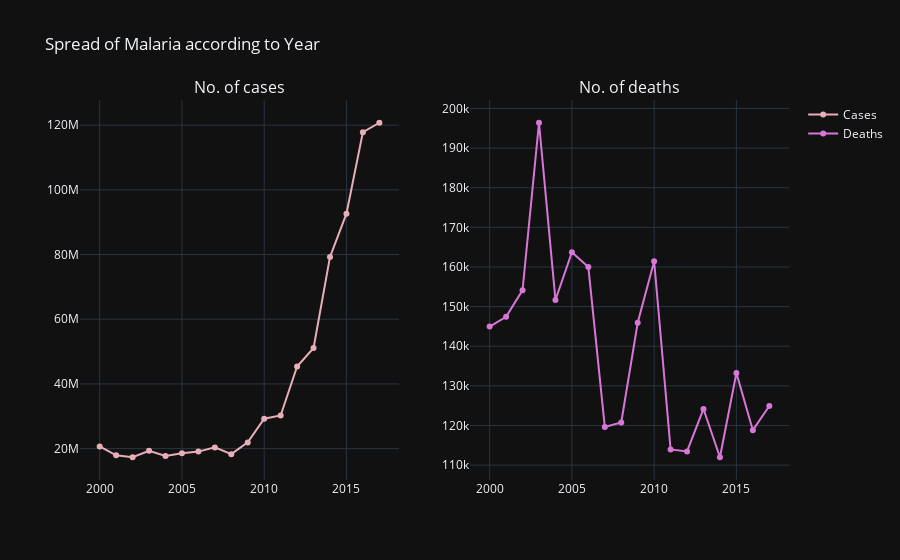

The notebook cell saved with this chart:
### Code cell
fig = make_subplots(rows=1,cols=2,column_titles = ('No. of cases','No. of deaths'))
trace_1 = go.Scatter(x=yrgroup['Year'],y=yrgroup['No.of_cases'],name='Cases',opacity=0.9,mode='lines+markers',line_color='pink')
trace_2 = go.Scatter(x=yrgroup['Year'],y=yrgroup['No.of_deaths'],name='Deaths',opacity=0.9,mode='lines+markers',line_color='violet')
fig.append_trace(trace_1,1,1)
fig.append_trace(trace_2,1,2)
fig.update_layout(title_text="Spread of Malaria according to Year")
fig.show()

### Figure 1 — Plotly figure (JSON) as saved in the notebook; plotly's stock layout.template omitted (floating-point values rounded to 4 significant figures)
{"data": [{"line": {"color": "pink"}, "mode": "lines+markers", "name": "Cases", "opacity": 0.9, "type": "scatter", "x": [2000, 2001, 2002, 2003, 2004, 2005, 2006, 2007, 2008, 2009, 2010, 2011, 2012, 2013, 2014, 2015, 2016, 2017], "xaxis": "x", "y": [20680000.0, 17940000.0, 17330000.0, 19310000.0, 17730000.0, 18570000.0, 19070000.0, 20380000.0, 18290000.0, 21920000.0, 29230000.0, 30240000.0, 45380000.0, 51120000.0, 79260000.0, 92620000.0, 117800000.0, 120700000.0], "yaxis": "y"}, {"line": {"color": "violet"}, "mode": "lines+markers", "name": "Deaths", "opacity": 0.9, "type": "scatter", "x": [2000, 2001, 2002, 2003, 2004, 2005, 2006, 2007, 2008, 2009, 2010, 2011, 2012, 2013, 2014, 2015, 2016, 2017], "xaxis": "x2", "y": [145000.0, 147400.0, 154200.0, 196400.0, 151700.0, 163700.0, 160000.0, 119600.0, 120800.0, 145900.0, 161400.0, 114000.0, 113500.0, 124200.0, 112000.0, 133200.0, 118800.0, 124900.0], "yaxis": "y2"}], "layout": {"annotations": [{"font": {"size": 16}, "showarrow": false, "text": "No. of cases", "x": 0.225, "xanchor": "center", "xref": "paper", "y": 1, "yanchor": "bottom", "yref": "paper"}, {"font": {"size": 16}, "showarrow": false, "text": "No. of deaths", "x": 0.775, "xanchor": "center", "xref": "paper", "y": 1, "yanchor": "bottom", "yref": "paper"}], "title": {"text": "Spread of Malaria according to Year"}, "xaxis": {"anchor": "y", "domain": [0, 0.45]}, "xaxis2": {"anchor": "y2", "domain": [0.55, 1]}, "yaxis": {"anchor": "x", "domain": [0, 1]}, "yaxis2": {"anchor": "x2", "domain": [0, 1]}}}
